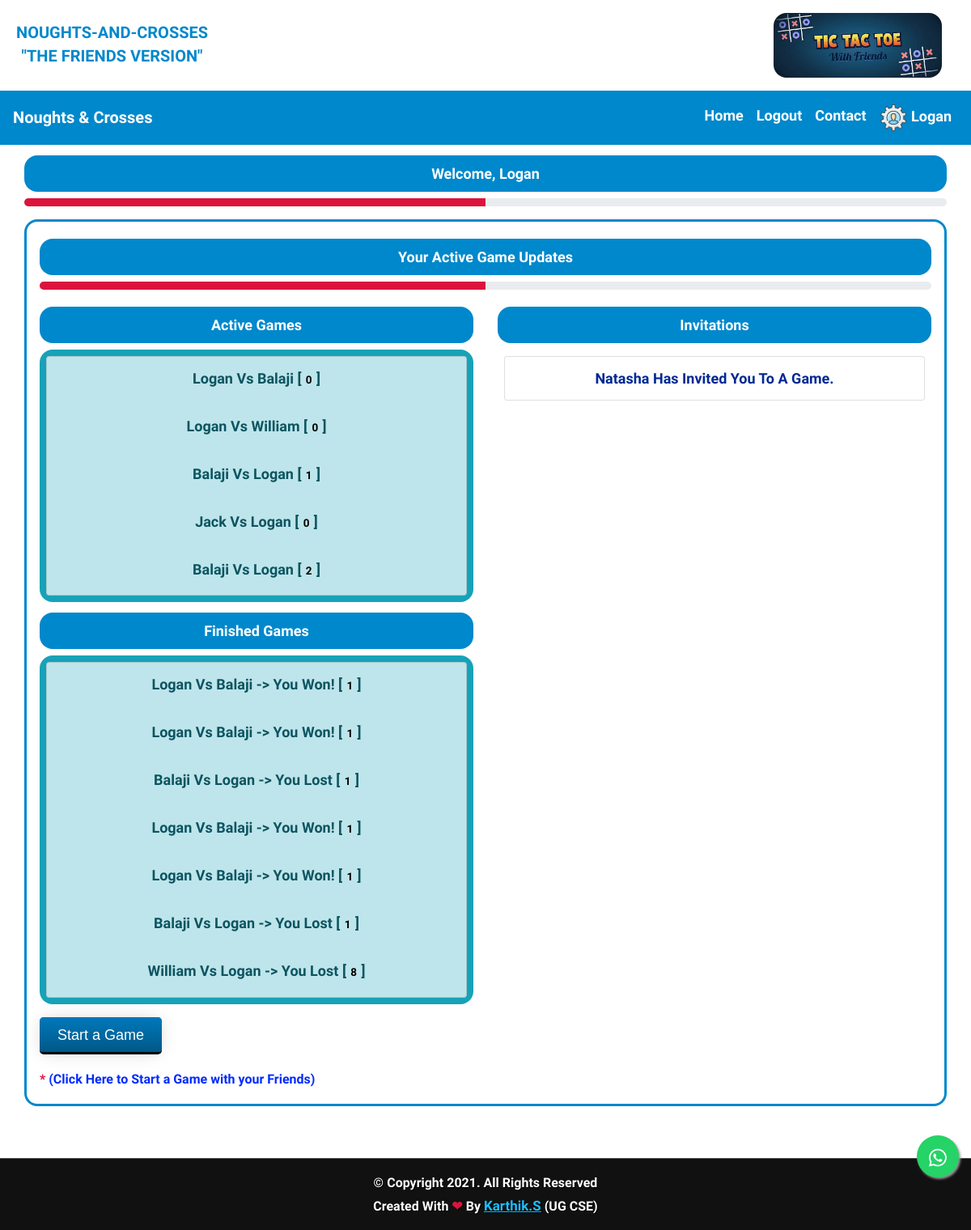
The app's page /player/home (signed in) with its own data.
### gameplay/models.py (models this page shows, shortened)
class Game(models.Model):
    first_player = models.ForeignKey(User, related_name="game_first_player", on_delete=models.CASCADE)
    second_player = models.ForeignKey(User, related_name="game_second_player", on_delete=models.CASCADE)
    start_time = models.DateTimeField(auto_now_add=True)
    last_active = models.DateTimeField(auto_now=True)
    status = models.CharField(max_length=1, default='F', choices=GAME_STATUS_CHOICES)
    objects = GamesQuerySet.as_manager()
    def get_absolute_url(self):
        return reverse('gameplay_detail', args=[self.id])
    def __str__(self):
        return "{0} vs {1}".format(self.first_player, self.second_player)

### player/models.py (models this page shows)
class Invitation(models.Model):
    from_user = models.ForeignKey(User, related_name="invitations_sent", on_delete=models.CASCADE)
    to_user = models.ForeignKey(User, related_name="invitations_received", verbose_name="User to invite",
                                help_text="Please select the user you want to play with",
                                on_delete=models.CASCADE)
    message = models.CharField(max_length=300, blank=True, verbose_name="Optional message",
                                help_text="It's always nice to add a friendly message.")

### player/views.py (the view)
# urls.py: url(r'home$', home, name="player_home"),
@login_required
def home(request):
    my_games = Game.objects.games_for_user(request.user)
    active_games = my_games.active()
    finished_games = my_games.difference(active_games)
    invitations = request.user.invitations_received.all()
    return render(request, "player/home.html", {
        'active_games': active_games,
        'finished_games': finished_games,
        'invitations': invitations
    })

### gameplay/models.py (called while the page is built)
    def games_for_user(self, user):
        return self.filter(Q(first_player=user) | Q(second_player=user))

    def active(self):
        return self.filter(Q(status='F') | Q(status='S'))

### templates/player/home.html (shortened to what this page needs)
{% extends "base.html"%}
{% block content %}
<div class="mt-2">
  <label class="label success" style="min-width:100%;background-color: #0088cc;padding: 0.5rem;color: white;text-align: center;border-radius:1rem">Welcome, {{user.username}}</label>
                    <div class="mt-2">
                        <div class="progress">
                            <div class="progress-bar" role="progressbar" style="width: 50%" aria-valuenow="50" aria-valuemin="0" aria-valuemax="100"></div>
                        </div>
                    </div>
                </div>
    <div class="mt-2" style='border:3px solid #0088cc;
    padding:1rem;
    border-radius:1rem;
   '>
  <label class="label success" style="min-width:100%;background-color: #0088cc;padding: 0.5rem;color: white;text-align: center;border-radius:1rem">Your Active Game Updates</label>
                    <div class="mt-2">
                        <div class="progress">
                            <div class="progress-bar" role="progressbar" style="width: 50%" aria-valuenow="50" aria-valuemin="0" aria-valuemax="100"></div>
                        </div>
                    </div>
    <div class="row">
        <div class="col-md-6">
              <label class="label success" style="min-width:100%;background-color: #0088cc;padding: 0.5rem;color: white;text-align: center;border-radius:1rem;margin-bottom:0.5rem">Active Games</label>
            {% include "player/game_list_snippet.html" with games_list=active_games %}
                          <label class="label success" style="min-width:100%;background-color: #0088cc;padding: 0.5rem;color: white;text-align: center;border-radius:1rem;margin-bottom:0.5rem">Finished Games</label>
            {% include "player/game_list_snippet.html" with games_list=finished_games %}
            <p>
                <a class="btn btn-primary mt-2"
                    href="{% url 'player_new_invitation' %}">Start a Game</a>
            </p>
              <p class="info" style=' color: #002bff;
        width: 100%;
        font-size: 16px;
        font-weight: bolder;'><span style="color: crimson;">*</span> (Click Here to Start a Game with your Friends) </p>
        </div>
        <div class="col-md-6">
                          <label class="label success" style="min-width:100%;background-color: #0088cc;padding: 0.5rem;color: white;text-align: center;border-radius:1rem;margin-bottom:0.5rem"> invitations</label>
            {% if invitations %}
                <div class="list-group">
                    {% for inv in invitations %}
                        <a class="list-group-item"
                            href="{% url 'player_accept_invitation' id=inv.id %}">
                            {{inv.from_user.username}} has invited you to a Game.
                        </a>
                    {% endfor %}
                </div>
            {% else %}
                <p>You have no invitations Yet.</p>
            {% endif %}
        </div>
    </div>
 </div>
{% endblock %}

### templates/base.html (shortened to what this page needs)
<!DOCTYPE html>
{% load static %}
<head>
    <link rel="stylesheet" href="https://cdnjs.cloudflare.com/ajax/libs/font-awesome/4.7.0/css/font-awesome.min.css">
    <link rel="stylesheet" href="https://stackpath.bootstrapcdn.com/bootstrap/4.5.2/css/bootstrap.min.css">
    <link rel="stylesheet" href="https://stackpath.bootstrapcdn.com/bootstrap/4.3.1/css/bootstrap.min.css">
    <link rel="stylesheet" href="https://cdnjs.cloudflare.com/ajax/libs/font-awesome/4.7.0/css/font-awesome.min.css">
</head>
<div class='header-wrapper'>
        <div class='ct-wrapper'>
            <div class='header-inner-wrap'>
                <div class='header section' id='header'>
                    <div class='widget Header' data-version='1' id='Header1' style="pointer-events: none">
                        <div id='header-inner'>
                            <a href="#" style='display: block;'>
                                <div class="mx-auto order-0">
                                    <a id="navname" class="navbar-brand abs" href="#" style="font-weight:bolder;margin-top: 1rem;">
                                            <p id="resphead" style="color:#0088cc;font-size: 20px;font-weight:bolder"> NOUGHTS-AND-CROSSES <br> "THE FRIENDS VERSION"</p>
                                    </a>
                                </div>
                            </a>
                        </div>
                    </div>
                </div>
            </div>
            <div class='header-right section' id='header-right' >
                <div class='widget HTML' data-version='1' id='HTML1'>
                <img alt='bmsceplacement360' id='Header1_headerimg'src="/static/images/gamelogo.jpg" style='height:80px;margin:1rem;border-radius:1rem' />
                </div>
            </div>
        </div>
    </div>
   <html class="no-js" lang="">
    <head>
    </head>
    <body>
    <nav class="navbar navbar-expand-lg navbar-dark bg-default" style="background-color:#0088cc;color:white">
  <a class="navbar-brand" href="/">Noughts & Crosses</a>
  <div class="collapse navbar-collapse" id="navbarSupportedContent">
    <ul class="navbar-nav ml-auto">
      <ul class="navbar-nav mr-auto">
 {% if user.is_authenticated %}
                 <li class="nav-item">
                   <a class="nav-link" href="{% url 'player_home' %}" style="color:white">Home</a>
                </li>
                <li class="nav-item">
                   <a class="nav-link" href="{% url 'player_logout' %}" style="color:white">Logout</a>
                </li>
				{% endif %}
    </ul>
        <li class="nav-item">
          <a class="nav-link"href="{% url 'contact' %}"  style="color:white">Contact </a>
        </li>
         {% if user.is_authenticated %}
        <li class="nav-item">
          <a class="nav-link" style="color:white"><img src="/static/images/userprofile2.png" width="35" height="35"> {{user.username}}</a>
        </li>
        {% endif %}
    </ul>
  </div>
</nav>
	<div class="container">
		{% block content %}
		{% endblock %}
	</div>
    </body>
</html>
    <body>
    </body>
</html>
   <div class='footer-credits' style="font-size: 16px;">
        <div class='ct-wrapper' style="text-align: center;color: white;font-weight: bolder;">
            <p style="color: white;font-weight: bolder;"><b>&copy;</b> Copyright
                . All Rights Reserved <br>Created With <span style='color:crimson'>	&#10084;</span> By <a href="https://bit.ly/2XMDijq" target="_blank" style="color: hsl(197, 100%, 55%);font-size: 17px;text-decoration: underline;"><b> Karthik.S</b></a> (UG CSE)<br></p>
        </div>
    </div>
    <link rel="stylesheet" href="https://maxcdn.bootstrapcdn.com/font-awesome/4.5.0/css/font-awesome.min.css">
    <a href="whatsapp://send?text=Link : https://noughtsandcrosses.pythonanywhere.com/" class="float" target="_blank">
        <i class="fa fa-whatsapp my-float"></i>
    </a>
</body>
</html>
  </body>
</html>

### templates/player/game_list_snippet.html (shortened to what this page needs)
{% if games_list %}
    <div class="list-group bg-info">
        {% for game in games_list %}
            <a class="list-group-item list-group-item-info" href="{{game.get_absolute_url}}" style=''>
                {{game}}
                {% if game.status not in 'FS' %}
                    {% if game.status == "D" %}
                        -> Draw Match
                    {% elif game.status == "W" and user == game.first_player %}
                        -> You Won!
                    {% elif game.status == "L" and user == game.second_player %}
                        -> You Won!
                    {% else %}
                        -> You Lost
                    {% endif %}
                {% endif %}
                [<span class="badge">{{game.move_set.count}}</span>]
            </a>
        {% endfor %}
    </div>
{% endif %}

### templates/base.html (style rules this page uses)
.navbar-brand, .nav-link,.navbar-toggler,.navbar-toggler-icon,.collapse,button,#navbarSupportedContent,span { color:white; font-weight:bold; }
.btn { font: 18px Helvetica; padding: 12px 22px 10px; margin: 0; border: none; border-bottom: 3px #aacedd solid; text-decoration: none; background-image: -moz-linear-gradient(#ffffff, #f8f8f8); background-image: -webkit-linear-gradient(#ffffff, #f8f8f8); background-image: linear-gradient(#ffffff, #f8f8f8); position: relative; -moz-box-shadow: rgba(0, 0, 0, 0.2) 0 0 25px -5px; -webkit-box-shadow: rgba(0, 0, 0, 0.2) 0 0 25px -5px; box-shadow: rgba(0, 0, 0, 0.2) 0 0 25px -5px; -moz-border-radius: 5px; -webkit-border-radius: 5px; border-radius: 5px; }
.btn-primary { border-bottom: 3px #000609 solid; background-image: -moz-linear-gradient(#0079bb, #005888); background-image: -webkit-linear-gradient(#0079bb, #005888); background-image: linear-gradient(#0079bb, #005888); }

### templates/player/home.html (style rules this page uses)
.progress { height: 10px; border-radius: 10px; margin-bottom:1rem }
.progress div { background-color: crimson }
.info { color: #002bff; width: 100%; font-size: 16px; font-weight: bolder; }

### templates/player/game_list_snippet.html (style rules this page uses)
.list-group { min-width:100%;padding: 0.5rem;color: white;text-align: center;border-radius:1rem;margin-bottom:0.5rem; text-transform:capitalize; background-color:white; color:#0088cc; font-weight:bolder; }
.badge { color:black; font-weight:bolder; margin-bottom:0.5rem }

### records on screen
Game: first_player+second_player "Logan Vs Balaji", move_set.count "0"
Game: first_player+second_player "Logan Vs William", move_set.count "0"
Game: first_player+second_player "Balaji Vs Logan", move_set.count "1"
Game: first_player+second_player "Jack Vs Logan", move_set.count "0"
Game: first_player+second_player "Balaji Vs Logan", move_set.count "2"
Game: first_player+second_player "Logan Vs Balaji", status "-> You Won!", move_set.count "1"
Game: first_player+second_player "Logan Vs Balaji", status "-> You Won!", move_set.count "1"
Game: first_player+second_player "Balaji Vs Logan", status "-> You Lost", move_set.count "1"
Game: first_player+second_player "Logan Vs Balaji", status "-> You Won!", move_set.count "1"
Game: first_player+second_player "Logan Vs Balaji", status "-> You Won!", move_set.count "1"
Game: first_player+second_player "Balaji Vs Logan", status "-> You Lost", move_set.count "1"
Game: first_player+second_player "William Vs Logan", status "-> You Lost", move_set.count "8"
Invitation: from_user.username "Natasha"

### other values on screen
{{ user.username }} "Logan"
